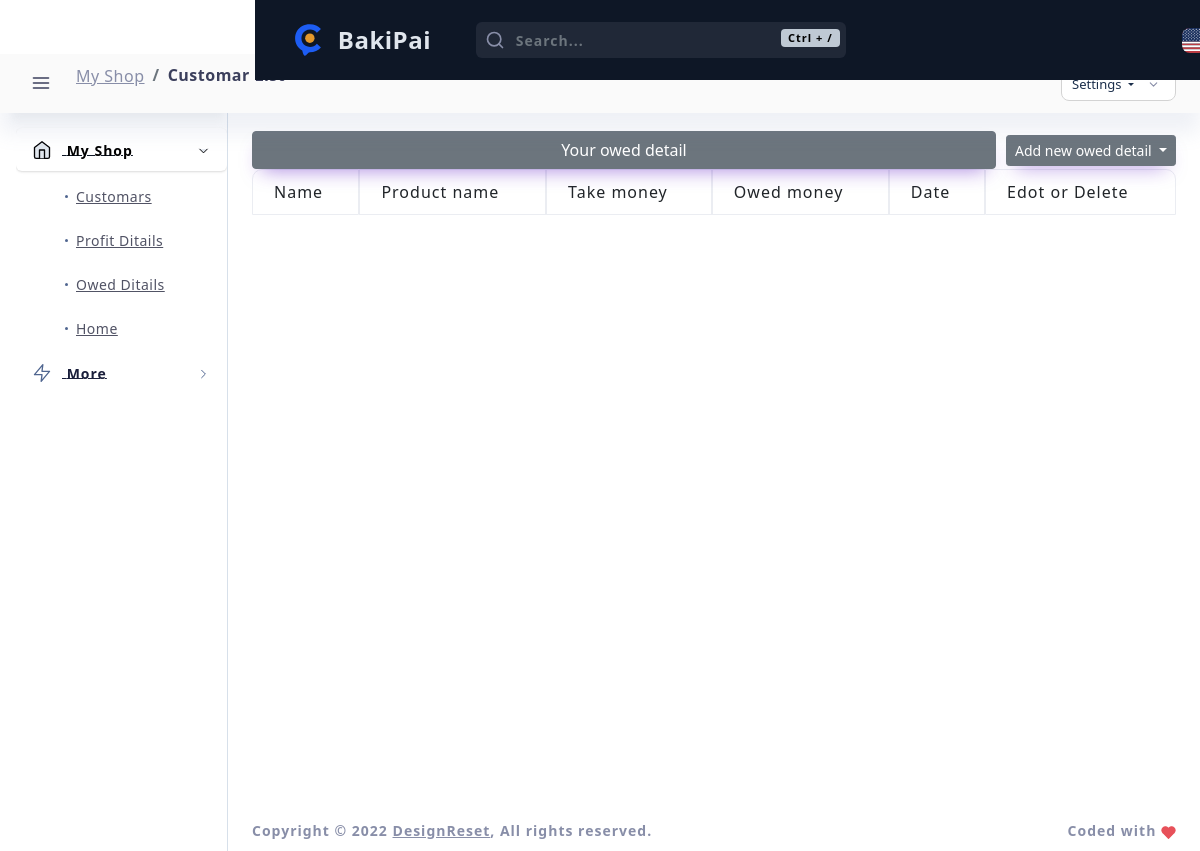
Page /owed_detail/ on the earlier database version.
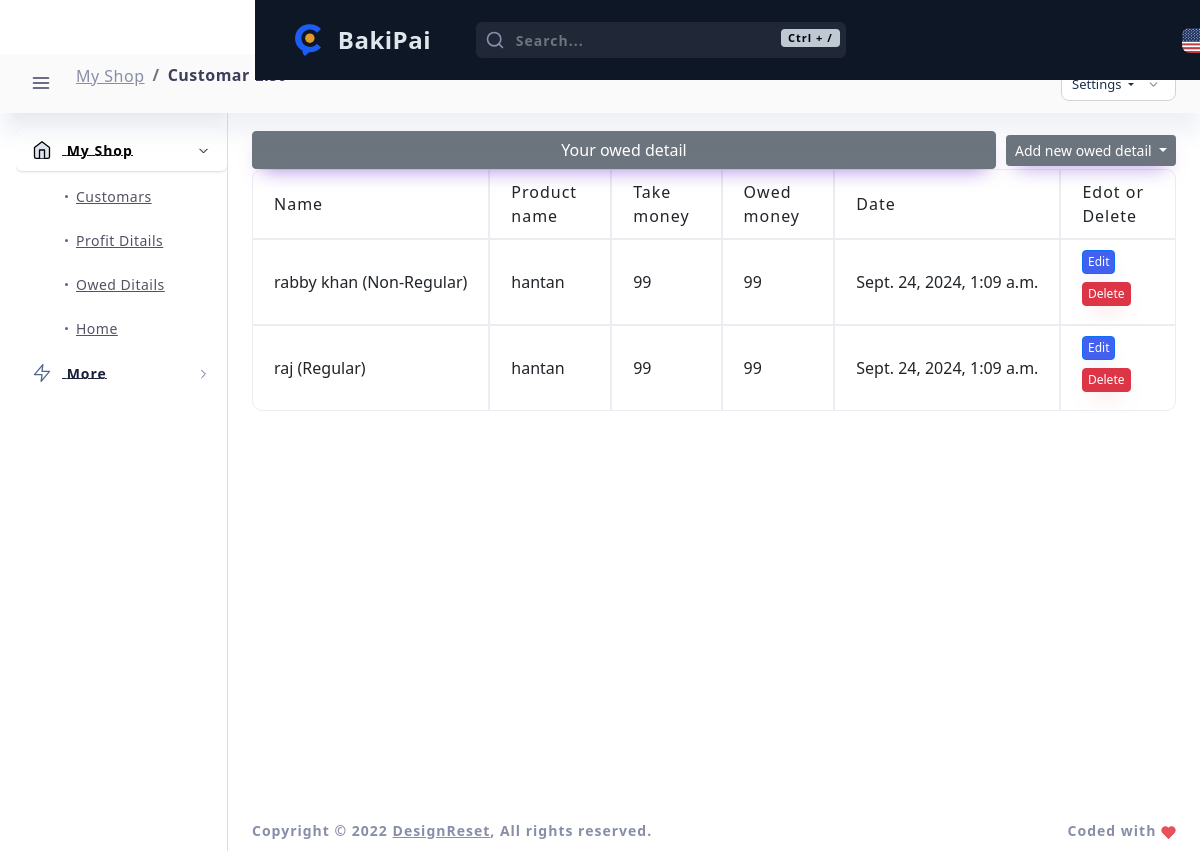
Same page on the later database version.
### admin_panel/models.py (models this page shows, shortened)
class owed_detail(models.Model):
    owed_customer = models.ForeignKey(customar, on_delete=models.CASCADE , blank=True)
    owed_money_for_product = models.CharField(max_length=200000)
    given_money = models.IntegerField()
    owed_money = models.IntegerField()
    given_product_date = models.DateTimeField(auto_now_add=True)
    created_at = models.DateTimeField(auto_now_add=True)

class customar(models.Model):
    REGULAR = 'Regular'
    NON_REGULAR = 'Non-Regular'
    CUSTOMER_TYPE_CHOICES = [
        (REGULAR, 'Regular'),
        (NON_REGULAR, 'Non-Regular'),
    ]
    user = models.ForeignKey(User, on_delete=models.CASCADE)
    customer_type = models.CharField(
        max_length=20,
        choices=CUSTOMER_TYPE_CHOICES,
        default=NON_REGULAR,
        blank=False
    )
    name = models.CharField(max_length=100 , blank=False)
    address = models.TextField(max_length=1000 , blank=False)
    fhone = models.CharField(max_length=15 , blank=False)
    created_at = models.DateTimeField(auto_now_add=True)
    updated_at = models.DateTimeField(auto_now=True)
    def __str__(self):
        return f"{self.name} ({self.customer_type})"

### admin_panel/views.py (the view)
# urls.py: path('owed_detail/', owed_details, name='owed_detail'),
def owed_details(request):
    owed = owed_detail.objects.all()
    delete_owed_detail = request.POST.get('delete')
    if request.method == 'POST' and delete_owed_detail:
        delete_ow_detail = owed_detail.objects.get( id = delete_owed_detail)
        delete_ow_detail.delete()
        return redirect('owed_detail')
    context = {
        'owed':owed
    }
    return render(request , 'admin_panel/owed_dital.html'  , context)

### admin_panel/templates/admin_panel/owed_dital.html (shortened to what the changed rows need)
{% load static %}
<!DOCTYPE html>
<html lang="en">
<head>
    <link href="{% static 'admin_theme/layouts/vertical-dark-menu/css/light/loader.css' %}" rel="stylesheet" type="text/css" />
    <link href="{% static 'admin_theme/layouts/vertical-dark-menu/css/dark/loader.css' %}" rel="stylesheet" type="text/css" />
    <link href="{% static 'admin_theme/src/bootstrap/css/bootstrap.min.css' %}" rel="stylesheet" type="text/css" />
    <link href="{% static 'admin_theme/layouts/vertical-dark-menu/css/light/plugins.css' %}" rel="stylesheet" type="text/css" />
    <link href="{% static 'admin_theme/layouts/vertical-dark-menu/css/dark/plugins.css' %}" rel="stylesheet" type="text/css" />
    <link href="{% static 'admin_theme/src/plugins/src/apex/apexcharts.css' %}" rel="stylesheet" type="text/css">
    <link href="{% static 'admin_theme/src/assets/css/light/dashboard/dash_1.css' %}" rel="stylesheet" type="text/css" />
    <link href="{% static 'admin_theme/src/assets/css/dark/dashboard/dash_1.css' %}" rel="stylesheet" type="text/css" />
</head>
<body class="layout-boxed">
    <div class="main-container" id="container">
        <div id="content" class="main-content">
            <div class="layout-px-spacing">
                <div class="middle-content container-xxl p-0">
                    <div class="row layout-top-spacing">
                        <!DOCTYPE html>
                        <html lang="en">
                        <head>
                            <link href="https://stackpath.bootstrapcdn.com/bootstrap/5.1.3/css/bootstrap.min.css" rel="stylesheet">
                        </head>
                        <body>
                        </body>
                        </html>
                        <div class="table-responsive">
                            <table class="table table-hover table-bordered">
                                <thead>
                                    <tr>
                                        <th>Name</th>
                                        <th>Product name</th>
                                        <th>Take money</th>
                                        <th>Owed money</th>
                                        <th>Date</th>
                                        <th>Edot or Delete</th>
                                    </tr>
                                </thead>
                                <tbody>
                                    {% for item in owed %}
                                    <tr>
                                        <td>{{ item.owed_customer}}</td>
                                        <td>{{ item.owed_money_for_product}}</td>
                                        <td>{{ item.given_money}}</td>
                                        <td>{{ item.owed_money}}</td>
                                        <td>{{ item.given_product_date}}</td>
                                        <td>                                <a href="{% url 'update_owed_detail' item.id %}">                                        <button class="btn btn-primary mb-2 me-2" style="padding: 2px 5px; font-size: 12px;">Edit</button></a>
                                        <form method="POST">
                                            <button class="btn btn-danger mb-2 me-2" style="padding: 2px 5px; font-size: 12px;"  data-id="{{ item.id }}">
                                                Delete
                                            </button>
                                           </form></td>
                                    </tr>
                                    {% endfor %}
                                </tbody>
                            </table>
                        </div>
                    </div>
                    </div>
                </div>
        </div>
    </div>
</body>
</html>

Differences in the rows shown:
added owed_detail: owed_customer "rabby khan (Non-Regular)", owed_money_for_product "hantan", given_money "99", owed_money "99", given_product_date "Sept. 24, 2024, 1:09 a.m."
added owed_detail: owed_customer "raj (Regular)", owed_money_for_product "hantan", given_money "99", owed_money "99", given_product_date "Sept. 24, 2024, 1:09 a.m."
